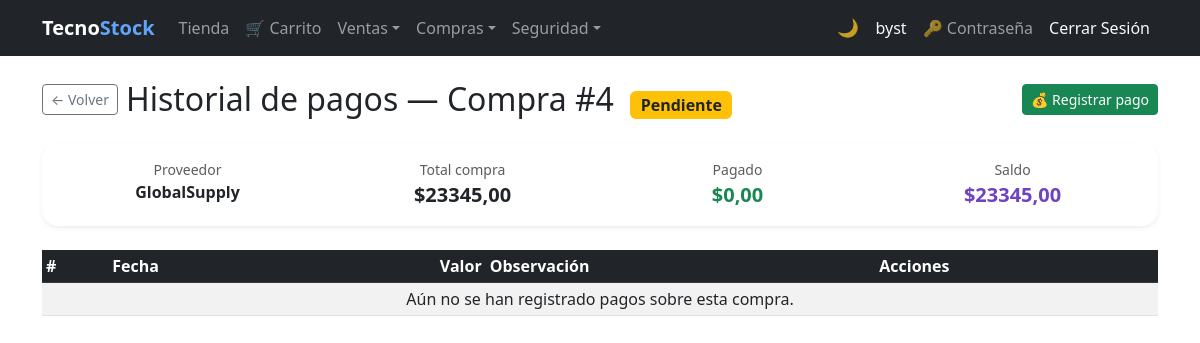
The app's page /pagos/compras/4/historial/ (signed in) with its own data.
### purchasing/models.py (models this page shows, shortened)
class Purchase(models.Model):
    BORRADOR   = 0
    CONFIRMADA = 1
    ANULADA    = 2
    ESTADO_CHOICES = [
        (BORRADOR,   'Borrador'),
        (CONFIRMADA, 'Confirmada'),
        (ANULADA,    'Anulada'),
    ]
    PENDIENTE = 'PENDIENTE'
    PAGADA    = 'PAGADA'
    ESTADO_PAGO_CHOICES = [
        (PENDIENTE, 'Pendiente'),
        (PAGADA,    'Pagada'),
    ]
    CONTADO = 'contado'
    CREDITO = 'credito'
    TIPO_PAGO_CHOICES = [
        (CONTADO, 'Contado'),
        (CREDITO, 'Crédito'),
    ]
    supplier        = models.ForeignKey(
                          Supplier, on_delete=models.PROTECT,
                          related_name='purchases', verbose_name='Proveedor')
    document_number = models.CharField(max_length=20, verbose_name='N° Documento')
    purchase_date   = models.DateField(auto_now_add=True, verbose_name='Fecha')
    subtotal        = models.DecimalField(max_digits=12, decimal_places=2, default=0, verbose_name='Subtotal')
    tax             = models.DecimalField(max_digits=12, decimal_places=2, default=0, verbose_name='IVA')
    total           = models.DecimalField(max_digits=12, decimal_places=2, default=0, verbose_name='Total')
    estado          = models.PositiveSmallIntegerField(
                          choices=ESTADO_CHOICES, default=BORRADOR, verbose_name='Estado')
    is_active       = models.BooleanField(default=True, verbose_name='Activo')
    saldo           = models.DecimalField(
                          max_digits=12, decimal_places=2, default=0,
                          verbose_name='Saldo pendiente de pago')
    estado_pago     = models.CharField(
                          max_length=10, choices=ESTADO_PAGO_CHOICES,
                          default=PENDIENTE, verbose_name='Estado de pago')
    tipo_pago       = models.CharField(
                          max_length=10, choices=TIPO_PAGO_CHOICES,
                          default=CREDITO, verbose_name='Tipo de pago')
    class Meta:
        verbose_name        = 'Compra'
        verbose_name_plural = 'Compras'
        ordering = ['-purchase_date', '-id']
        constraints = [
            models.UniqueConstraint(
                fields=['document_number', 'supplier'],
                name='unique_purchase_per_supplier'
            )
        ]
    @property
    def estado_pago_badge_class(self):
        return 'bg-success' if self.estado_pago == self.PAGADA else 'bg-warning text-dark'
    @property
    def pendiente_de_pago(self):
        return self.estado == self.CONFIRMADA and self.saldo > 0
    @property
    def pagado(self):
        return self.total - self.saldo

### billing/models.py (models this page shows, shortened)
class Supplier(models.Model):
    name = models.CharField(max_length=200, verbose_name='Company Name')
    contact_name = models.CharField(max_length=200, blank=True, null=True, validators=[validate_only_letters])
    email = models.EmailField(blank=True, null=True)
    phone = models.CharField(max_length=20, blank=True, null=True, validators=[validate_phone_ec])
    address = models.TextField(blank=True, null=True)
    photo = models.ImageField(upload_to='suppliers/', blank=True, null=True, verbose_name='Logo')
    is_active = models.BooleanField(default=True)
    created_at = models.DateTimeField(auto_now_add=True)
    updated_at = models.DateTimeField(auto_now=True)
    class Meta:
        verbose_name = 'Supplier'
        verbose_name_plural = 'Suppliers'
        ordering = ['name']

### pagos/views.py (the view)
# urls.py: path('compras/<int:compra_pk>/historial/', views.historial_pagos, name='historial_pagos'),
@roles_required(*ROLES_PAGOS)
def historial_pagos(request, compra_pk):
    compra = get_object_or_404(Purchase.objects.select_related('supplier'), pk=compra_pk)
    pagos = compra.pagos.all()
    return render(request, 'pagos/historial_pagos.html', {
        'compra': compra, 'pagos': pagos,
    })

### security/templatetags/security_tags.py (called while the page is built)
@register.filter(name='has_group')
def has_group(user, group_name):
    if not user.is_authenticated:
        return False
    if user.is_superuser:  # el superusuario ve todo
        return True
    return user.groups.filter(name=group_name).exists()

### pagos/templates/pagos/historial_pagos.html (shortened to what this page needs)
{% extends 'billing/base.html' %}
{% block content %}
<div class="d-flex flex-wrap align-items-center gap-2 mb-4">
  <a href="{% url 'pagos:compra_list' %}" class="btn btn-outline-secondary btn-sm">&#8592; Volver</a>
  <h2 class="mb-0 me-auto">
    Historial de pagos — Compra #{{ compra.id }}
    <span class="badge {{ compra.estado_pago_badge_class }} fs-6 ms-2">{{ compra.get_estado_pago_display }}</span>
  </h2>
  {% if compra.pendiente_de_pago %}
    <a href="{% url 'pagos:pago_create' compra.id %}" class="btn btn-success btn-sm">&#128176; Registrar pago</a>
  {% endif %}
</div>
<div class="card border-0 shadow-sm rounded-4 mb-4">
  <div class="card-body">
    <div class="row g-3 text-center">
      <div class="col-3">
        <small class="text-muted d-block">Proveedor</small>
        <span class="fw-bold">{{ compra.supplier.name }}</span>
      </div>
      <div class="col-3">
        <small class="text-muted d-block">Total compra</small>
        <span class="fw-bold fs-5">${{ compra.total }}</span>
      </div>
      <div class="col-3">
        <small class="text-muted d-block">Pagado</small>
        <span class="fw-bold fs-5 text-success">${{ compra.pagado }}</span>
      </div>
      <div class="col-3">
        <small class="text-muted d-block">Saldo</small>
        <span class="fw-bold fs-5" style="color:#6f42c1;">${{ compra.saldo }}</span>
      </div>
    </div>
  </div>
</div>
<table class="table table-striped table-hover table-sm">
  <thead class="table-dark">
    <tr>
      <th>#</th><th>Fecha</th><th class="text-end">Valor</th><th>Observación</th><th>Acciones</th>
    </tr>
  </thead>
  <tbody>
    {% for pago in pagos %}
    <tr>
      <td>{{ pago.id }}</td>
      <td>{{ pago.fecha|date:"d/m/Y" }}</td>
      <td class="text-end fw-semibold">${{ pago.valor }}</td>
      <td>{{ pago.observacion|default:"—" }}</td>
      <td class="d-flex gap-2">
        <a href="{% url 'pagos:pago_update' pago.id %}" class="btn btn-sm btn-warning">&#9998; Editar</a>
        {% if compra.estado_pago != 'PAGADA' %}
        <a href="{% url 'pagos:pago_delete' pago.id %}" class="btn btn-sm btn-outline-danger">Eliminar</a>
        {% endif %}
      </td>
    </tr>
    {% empty %}
    <tr><td colspan="5" class="text-center">Aún no se han registrado pagos sobre esta compra.</td></tr>
    {% endfor %}
  </tbody>
</table>
{% endblock %}

### billing/templates/billing/base.html (shortened to what this page needs)
{% load security_tags %}
<!DOCTYPE html>
<html lang="es">
<head>
  <link href="https://cdn.jsdelivr.net/npm/bootstrap@5.3.0/dist/css/bootstrap.min.css" rel="stylesheet">
</head>
<body>
<nav class="navbar navbar-expand-lg navbar-dark bg-dark">
  <div class="container">
    <a class="navbar-brand fw-bold" href="{% url 'billing:home' %}">Tecno<span class="nav-brand-accent">Stock</span></a>
    <div class="collapse navbar-collapse" id="nav">
      <ul class="navbar-nav me-auto">
        {% if user.is_authenticated %}
        {% if user|has_group:'Cliente' %}
        <li class="nav-item"><a class="nav-link" href="{% url 'store:catalog' %}">Tienda</a></li>
        <li class="nav-item"><a class="nav-link" href="{% url 'store:cart' %}">&#128722; Carrito</a></li>
        {% endif %}
        <li class="nav-item dropdown">
          <a class="nav-link dropdown-toggle" href="#" role="button" data-bs-toggle="dropdown" aria-expanded="false">Ventas</a>
        </li>
        {% if user|has_group:'Analista de Compras' or user|has_group:'Administrador' or not user|has_any_group %}
        <li class="nav-item dropdown">
          <a class="nav-link dropdown-toggle" href="#" role="button" data-bs-toggle="dropdown" aria-expanded="false">Compras</a>
        </li>
        {% endif %}
        {% if user|has_group:'Administrador' %}
        <li class="nav-item dropdown">
          <a class="nav-link dropdown-toggle" href="#" role="button" data-bs-toggle="dropdown" aria-expanded="false">Seguridad</a>
        </li>
        {% endif %}
        {% endif %}
      </ul>
      <ul class="navbar-nav align-items-center">
        <li class="nav-item"><button type="button" class="theme-toggle-btn" id="theme-toggle" onclick="toggleTheme()" title="Cambiar tema claro / oscuro"><span id="theme-icon">&#127769;</span></button></li>
        <li class="nav-item">{% if user.is_authenticated %}<a class="nav-link text-light" href="{% url 'billing:dashboard' %}">{{ user.username }}</a>{% endif %}</li>
        <li class="nav-item">{% if user.is_authenticated %}<a class="nav-link" href="{% url 'password_change' %}" title="Cambiar contraseña">&#128273; Contraseña</a>{% endif %}</li>
        <li class="nav-item">{% if user.is_authenticated %}<form method="post" action="{% url 'logout' %}" class="d-inline">{% csrf_token %}<button type="submit" class="nav-link btn btn-link text-light btn-nav-link">Cerrar Sesión</button></form>{% else %}<a class="nav-link" href="{% url 'login' %}">Iniciar Sesión</a>{% endif %}</li>
      </ul>
    </div>
  </div>
</nav>
<div class="container mt-4">
  {% block content %}{% endblock %}
</div>
</body>
</html>

### billing/templates/billing/base.html (style rules this page uses)
.btn-nav-link { text-decoration: none; }
.nav-brand-accent { color: #60a5fa; }
.theme-toggle-btn { background: none; border: none; cursor: pointer; font-size: 1.1rem; line-height: 1; padding: .375rem .5rem; border-radius: .375rem; transition: background .2s; color: rgba(255,255,255,.75); }

### records on screen
Purchase: id "4", estado_pago "Pendiente", supplier.name "GlobalSupply", total "23345,00", pagado "0,00", saldo "23345,00"

### other values on screen
{{ user.username }} "byst"
